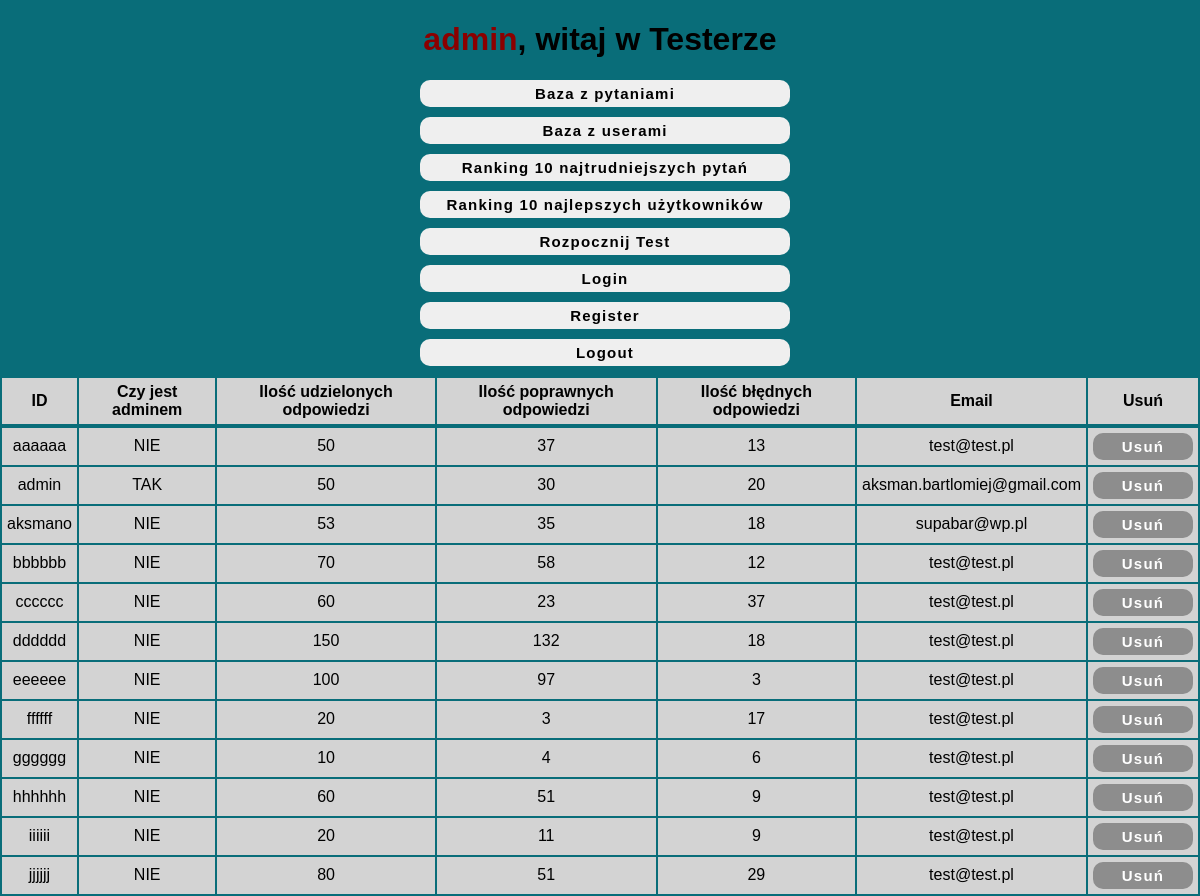
Screenshot of /adminPanel.php (signed in) with the database file from the repository.
### tables this page shows
CREATE TABLE `users` (
  `id` varchar(60) NOT NULL,
  `pass` varchar(60) NOT NULL,
  `isAdmin` tinyint(4) NOT NULL,
  `questions` int(11) NOT NULL,
  `goodAnswers` int(11) NOT NULL,
  `email` text
);

### adminPanel.php (the view, shortened to what this page needs)
<!DOCTYPE html>
<html lang="en">
<head>
    <link rel="stylesheet" href="css/style.css">
</head>
<body>
<div id="main">
  <h1><span><?php echo $_SESSION['user'] ?></span>, witaj w Testerze</h1>
<?php
$servername = 'localhost';
$username = 'root';
$password = '';
$database = 'tester';
if (!isset($_SESSION['whichTable'])) {
    $whichTable = "users";
} else {
    $whichTable = $_SESSION['whichTable'];
}
$id = "";
$question = "";
$answer = "";
$button = "Dodaj";
$conn = @new mysqli($servername, $username, $password, $database);
$conn->query("SET NAMES 'utf8' COLLATE 'utf8_polish_ci'");
$rs = $conn->query("SELECT isAdmin FROM users WHERE id='" . $_SESSION["user"] . "'");
$rec = $rs->fetch_array();
if (isset($_SESSION['user']) && $rec['isAdmin'] == 1) {
    echo "<form method='post'><input type='submit' value='Baza z pytaniami' name='adminOptions'>
    <input type='submit' value='Baza z userami' name='adminOptions'>
    <input type='submit' value='Ranking 10 najtrudniejszych pytań' name='adminOptions'>
    <input type='submit' value='Ranking 10 najlepszych użytkowników' name='adminOptions'>
    <input type='submit' value='Rozpocznij Test' name='adminOptions'>
    <input type='submit' value='Login' name='adminOptions'>
    <input type='submit' value='Register' name='adminOptions'>
    <input type='submit' value='Logout' name='adminOptions'>
    </form>";
} else {
    if (isset($_SESSION['user'])) {
        header("Location:home.php");
    } else {
        header("Location:login.php");
    }
}
if ($whichTable == "users") {
    $rs = $conn->query("SELECT id, isAdmin, questions, goodAnswers, email FROM users") or die("SELECT nie działa");
    if ($rs->num_rows > 0) {
        echo ("<table>");
        echo ("<tr><th>ID</th><th>Czy jest adminem</th><th>Ilość udzielonych odpowiedzi</th><th>Ilość poprawnych odpowiedzi</th><th>Ilość błędnych odpowiedzi</th><th>Email</th><th>Usuń</th><tr>");
        while ($rec = $rs->fetch_array()) {
            echo ("<form method='post'><tr><td><input type='hidden' name='id' value='" . $rec["id"] . "'>" . $rec["id"] . "</td><td>" . ($rec["isAdmin"] ? "TAK" : "NIE") . "</td><td>" . $rec["questions"] . "</td><td>" . $rec["goodAnswers"] . "</td><td>" . ($rec["questions"] - $rec["goodAnswers"]) . "</td><td>" . $rec["email"] . "</td><td><input type='submit' name='adminOptions' value='Usuń'></td></tr></form>");
        }
        echo ("</table>");
    }
} else if ($whichTable == "questions") {
    $rs = $conn->query("SELECT id, question, answer, good, allAnswers FROM questions ORDER BY id DESC") or die("SELECT nie działa");
    if ($rs->num_rows > 0) {
        echo "<form method='post'>
            <input type='hidden' name='id' value='$id'>
            <label>Pytanie:</label> <input type='text' name='question' value='$question'>
            <label>Odpowiedź:</label> <input type='text' name='answer' value='$answer'>";
        if ($button == "Zapisz") {
            echo "<label style='display: inline;'>Wyzerowanie dobrych odpowiedzi i wszystkich pojawień się pytania</label> <input style='display: inline;' type='checkbox' name='resetAns'>";
        }
        echo "<input type='submit' value='$button' name='adminOptions' id='formButton'>
            </form>";
        echo ("<table>");
        echo ("<tr><th>ID</th><th>Pytanie</th><th>Odpowiedź</th><th>Odpowiedzi dobre</th><th>Odpowiedzi złe</th><th>Wszystkie odpowiedzi</th><th>Usuń</th><th>Edytuj</th><tr>");
        while ($rec = $rs->fetch_array()) {
            echo ("<form method='post'><tr><td><input type='hidden' name='id' value='" . $rec["id"] . "'>" . $rec["id"] . "</td><td>" . $rec["question"] . "</td><td>" . $rec["answer"] . "</td><td>" . $rec["good"] . "</td><td>" . ($rec["allAnswers"] - $rec["good"]) . "</td><td>" . $rec["allAnswers"] . "</td><td><input type='submit' name='adminOptions' value='Usuń'></td><td><input type='submit' name='adminOptions' value='Edytuj'></td></tr></form>");
        }
        echo ("</table>");
    }
} else if ($whichTable == "top10q") {
    $rs = $conn->query("SELECT id, question, answer, good, allAnswers FROM questions WHERE allAnswers>=8 ORDER BY good / allAnswers ASC LIMIT 10 ") or die("SELECT nie działa");
    if ($rs->num_rows > 0) {
        echo ("<table>");
        echo ("<tr><th>ID</th><th>Pytanie</th><th>Odpowiedź</th><th>Odpowiedzi dobre</th><th>Odpowiedzi złe</th><th>Wszystkie odpowiedzi</th><th>Usuń</th><th>Edytuj</th><tr>");
        while ($rec = $rs->fetch_array()) {
            echo ("<form method='post'><tr><td><input type='hidden' name='id' value='" . $rec["id"] . "'>" . $rec["id"] . "</td><td>" . $rec["question"] . "</td><td>" . $rec["answer"] . "</td><td>" . $rec["good"] . "</td><td>" . ($rec["allAnswers"] - $rec["good"]) . "</td><td>" . $rec["allAnswers"] . "</td><td><input type='submit' name='adminOptions' value='Usuń'></td><td><input type='submit' name='adminOptions' value='Edytuj'></td></tr></form>");
        }
        echo ("</table>");
    }
} else if ($whichTable == "top10u") {
    $rs = $conn->query("SELECT id, isAdmin, questions, goodAnswers, email FROM users ORDER BY goodAnswers / questions DESC LIMIT 10") or die("SELECT nie działa");
    if ($rs->num_rows > 0) {
        echo ("<table>");
        echo ("<tr><th>ID</th><th>Czy jest adminem</th><th>Ilość udzielonych odpowiedzi</th><th>Ilość poprawnych odpowiedzi</th><th>Ilość błędnych odpowiedzi</th><th>Email</th><th>Usuń</th><tr>");
        while ($rec = $rs->fetch_array()) {
            echo ("<form method='post'><tr><td><input type='hidden' name='id' value='" . $rec["id"] . "'>" . $rec["id"] . "</td><td>" . ($rec["isAdmin"] ? "TAK" : "NIE") . "</td><td>" . $rec["questions"] . "</td><td>" . $rec["goodAnswers"] . "</td><td>" . ($rec["questions"] - $rec["goodAnswers"]) . "</td><td>" . $rec["email"] . "</td><td><input type='submit' name='adminOptions' value='Usuń'></td></tr></form>");
        }
        echo ("</table>");
    }
}
?>
</div>
</body>
</html>

### css/style.css (style rules this page uses)
body { font-family: "Gill Sans", "Gill Sans MT", Calibri, "Trebuchet MS", sans-serif; height: 100vh; margin: 0; background: rgba(9, 109, 121, 1); }
#main { margin: 0 auto; width: auto; display: flex; flex-direction: column; justify-items: center; align-items: center; }
form { margin: 0 auto; width: auto; display: flex; flex-direction: column; justify-items: center; align-items: center; }
input, .test-wrapper > div { margin-left: 10px; margin-bottom: 10px; padding: 10px; font-size: 15px; width: 350px; border: none; border-radius: 10px; }
input[type="submit"] { width: 370px; text-align: center; display: block; font-size: 15px; padding: 5px; letter-spacing: 1.2px; font-weight: bold; }
td > input[type="submit"] { width: 100px; display: block; margin: auto; background-color: rgb(141, 141, 141); color: white; }
table { display: flex; }
td, th { border: none; text-align: center; padding: 5px; }
tr { border: none; background-color: lightgray; }
span { margin-left: 0px; color: darkred; }

### rows the page displays
users: id "aaaaaa", isAdmin "NIE", questions "50", goodAnswers "37", $rec["questions"] - $rec["goodAnswers"] "13", email "test@test.pl"
users: id "admin", isAdmin "TAK", questions "50", goodAnswers "30", $rec["questions"] - $rec["goodAnswers"] "20", email "aksman.bartlomiej@gmail.com"
users: id "aksmano", isAdmin "NIE", questions "53", goodAnswers "35", $rec["questions"] - $rec["goodAnswers"] "18", email "supabar@wp.pl"
users: id "bbbbbb", isAdmin "NIE", questions "70", goodAnswers "58", $rec["questions"] - $rec["goodAnswers"] "12", email "test@test.pl"
users: id "cccccc", isAdmin "NIE", questions "60", goodAnswers "23", $rec["questions"] - $rec["goodAnswers"] "37", email "test@test.pl"
users: id "dddddd", isAdmin "NIE", questions "150", goodAnswers "132", $rec["questions"] - $rec["goodAnswers"] "18", email "test@test.pl"
users: id "eeeeee", isAdmin "NIE", questions "100", goodAnswers "97", $rec["questions"] - $rec["goodAnswers"] "3", email "test@test.pl"
users: id "ffffff", isAdmin "NIE", questions "20", goodAnswers "3", $rec["questions"] - $rec["goodAnswers"] "17", email "test@test.pl"
users: id "gggggg", isAdmin "NIE", questions "10", goodAnswers "4", $rec["questions"] - $rec["goodAnswers"] "6", email "test@test.pl"
users: id "hhhhhh", isAdmin "NIE", questions "60", goodAnswers "51", $rec["questions"] - $rec["goodAnswers"] "9", email "test@test.pl"
users: id "iiiiii", isAdmin "NIE", questions "20", goodAnswers "11", $rec["questions"] - $rec["goodAnswers"] "9", email "test@test.pl"
users: id "jjjjjj", isAdmin "NIE", questions "80", goodAnswers "51", $rec["questions"] - $rec["goodAnswers"] "29", email "test@test.pl"

### other values shown
$_SESSION['user'] "admin"
